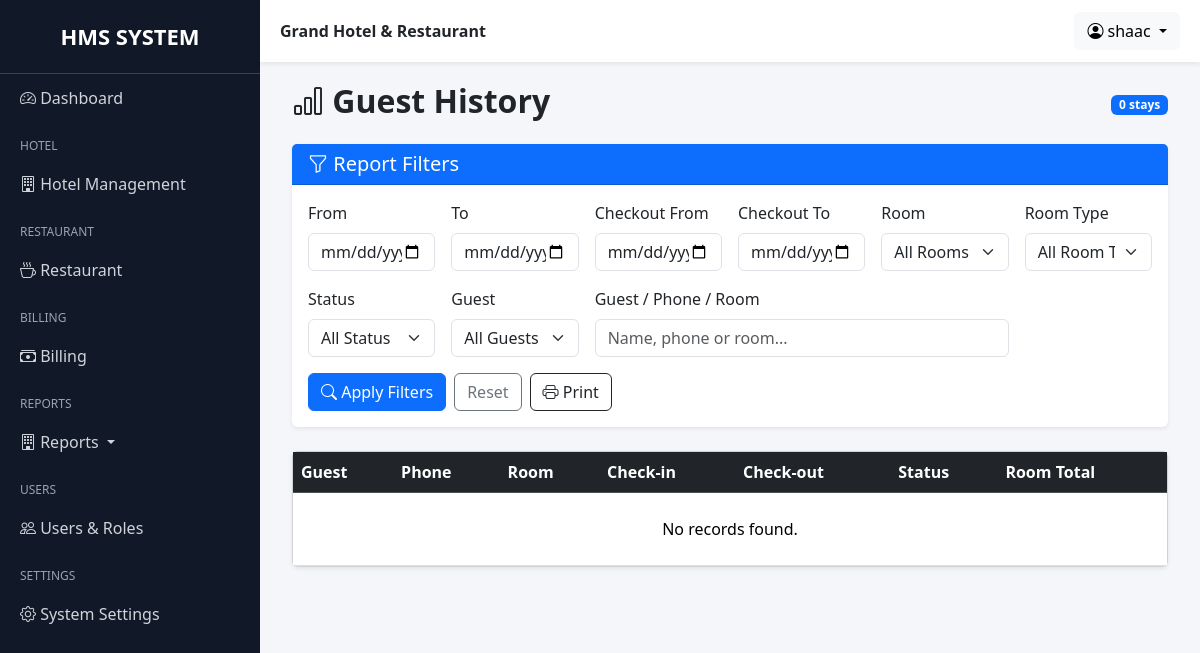
Before: /grand/reports/guest-history/ (signed in) with the older database file.
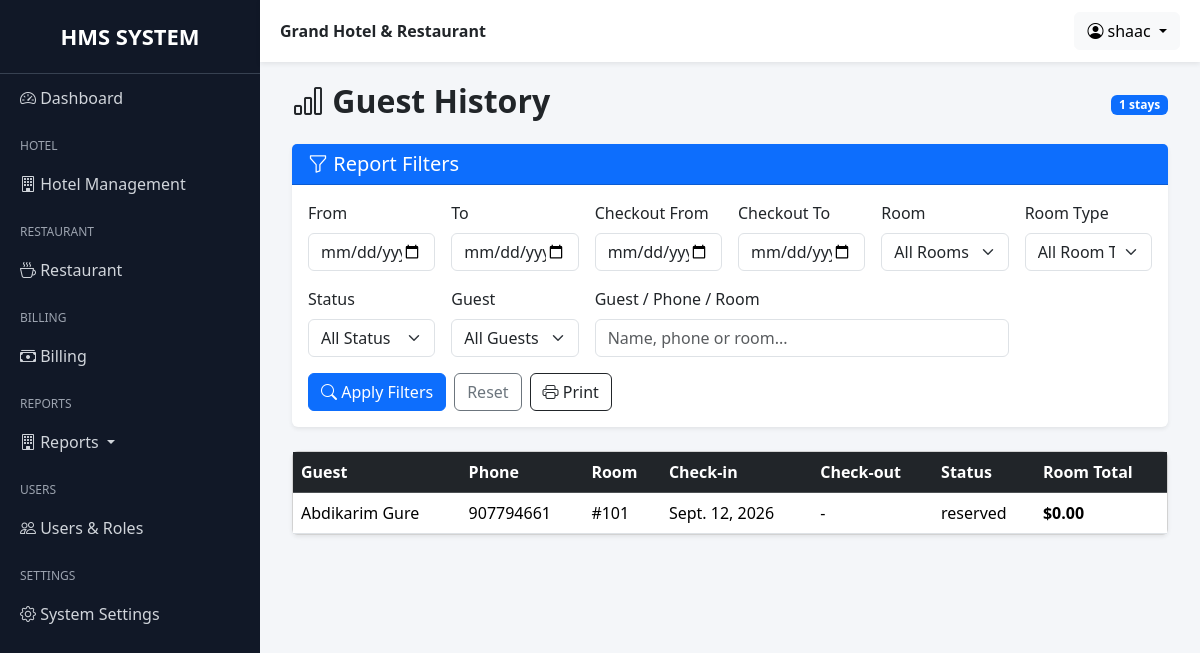
After: the same page with the newer database file.
### hotel/models.py (models this page shows, shortened)
class Booking(models.Model):
    BOOKING_STATUS = (
        ("reserved", "Reserved"),
        ("checked_in", "Checked In"),
        ("checked_out", "Checked Out"),
        ("cancelled", "Cancelled"),
    )
    guest = models.ForeignKey(Guest, on_delete=models.PROTECT)
    room = models.ForeignKey(Room, on_delete=models.PROTECT)
    check_in = models.DateField()
    check_out = models.DateField(blank=True, null=True)
    status = models.CharField(max_length=20, default="checked_in")
    with_ac = models.BooleanField(default=False)
    room_price = models.DecimalField(max_digits=8, decimal_places=2, blank=True, null=True)
    actual_check_in_at = models.DateTimeField(null=True, blank=True)
    actual_check_out_at = models.DateTimeField(null=True, blank=True)
    late_checkout_approved = models.BooleanField(default=False)
    late_checkout_charge = models.DecimalField(max_digits=8, decimal_places=2, default=Decimal("0.00"))
    created = models.DateTimeField(auto_now_add=True)
    created_by = models.ForeignKey(User, on_delete=models.SET_NULL, null=True, blank=True)
    updated = models.DateTimeField(auto_now=True)
    updated_by = models.ForeignKey(
        User, on_delete=models.SET_NULL, null=True, blank=True,
        related_name="booking_updated_by"
    )
    @property
    def stays(self):
        return self.room_stays.select_related("room").order_by("start_date", "id")
    @property
    def room_total(self):
        stays = list(self.stays)
        if stays:
            total = sum((s.total for s in stays), Decimal("0.00"))
            if self.status == "checked_in":
                total = self.room_total_as_of(timezone.now().date())
            return total
        return (Decimal(self.days) * (self.room_price or Decimal("0.00")))

class Guest(models.Model):
    first_name = models.CharField(max_length=100)
    last_name = models.CharField(max_length=100)
    phone = models.CharField(max_length=20)
    email = models.EmailField(blank=True, null=True)
    address = models.CharField(max_length=200, blank=True)
    created = models.DateTimeField(auto_now_add=True, blank=True, null=True)
    created_by = models.ForeignKey(User, on_delete=models.SET_NULL, null=True, blank=True)
    def __str__(self):
        return f"{self.first_name} {self.last_name}"

class Room(models.Model):
    ROOM_TYPES = (
        ("single", "Single"),
        ("double", "Double"),
        ("suite", "Suite"),
    )
    ROOM_STATUS = (
        ("available", "Available"),
        ("reserved", "Reserved"),
        ("occupied", "Occupied"),
        ("cleaning", "Cleaning"),
        ("maintenance", "Maintenance"),
        ("out_of_order", "Out of Order"),
    )
    number = models.IntegerField(unique=True)
    room_type = models.CharField(max_length=20, choices=ROOM_TYPES)
    price = models.DecimalField(max_digits=8, decimal_places=2)
    price_with_ac = models.DecimalField(max_digits=8, decimal_places=2)
    is_available = models.BooleanField(default=True)
    status = models.CharField(max_length=20, choices=ROOM_STATUS, default="available")
    created = models.DateTimeField(auto_now_add=True, blank=True, null=True)
    created_by = models.ForeignKey(User, on_delete=models.SET_NULL, null=True, blank=True)
    def __str__(self):
        return f"{self.number}"

class RoomStay(models.Model):
    booking = models.ForeignKey(Booking, on_delete=models.CASCADE, related_name="room_stays")
    room = models.ForeignKey(Room, on_delete=models.PROTECT, related_name="booking_stays")
    start_date = models.DateField()
    end_date = models.DateField(null=True, blank=True)
    rate = models.DecimalField(max_digits=10, decimal_places=2)
    with_ac = models.BooleanField(default=False)
    note = models.CharField(max_length=255, blank=True)
    created = models.DateTimeField(auto_now_add=True)
    class Meta:
        ordering = ["start_date", "id"]
        constraints = [
            models.UniqueConstraint(
                fields=["booking", "start_date"],
                name="unique_booking_roomstay_start",
            )
        ]
    @property
    def nights(self):
        end = self.end_date or timezone.now().date()
        return max((end - self.start_date).days, 0)
    @property
    def total(self):
        return Decimal(self.nights) * self.rate

### reports/views.py (the view)
class GuestHistoryReportView(HotelReportBase):
    template_name = "reports/hotel/guest_history.html"
    def get_context_data(self, **kwargs):
        c = super().get_context_data(**kwargs)
        form, qs = self.filtered_bookings()
        c.update({"form": form, "bookings": qs.order_by("-check_in"), "total_bookings": qs.count()})
        return c

### accounts/mixins.py (called while the page is built)
    def dispatch(self, request, *args, **kwargs):
        if not request.user.is_authenticated:
            return redirect("login")
        if not hasattr(request.user, "userprofile"):
            return redirect("no_permission")
        if request.user.userprofile.role not in self.allowed_roles:
            return redirect("no_permission")
        return super().dispatch(request, *args, **kwargs)

### reports/views.py (called while the page is built, shortened)
    def filtered_bookings(self):
        form = ReportFilterForm(self.request.GET or None)
        qs = Booking.objects.select_related("guest", "room").prefetch_related("room_stays")
        return form, qs.distinct()

### templates/reports/hotel/guest_history.html (shortened to what this page needs)
{% extends "base.html" %}
{% block content %}
<div class="container-fluid">
  <div class="d-flex justify-content-between align-items-center mb-3">
    <h2 class="fw-bold"><i class="bi bi-bar-chart"></i> Guest History</h2>
    <span class="badge text-bg-primary">{{ total_bookings }} stays</span>
  </div>
  {% include "reports/includes/report_filter.html" %}
  <div class="card shadow-sm"><div class="table-responsive">
    <table class="table table-hover align-middle mb-0">
      <thead class="table-dark"><tr><th>Guest</th><th>Phone</th><th>Room</th><th>Check-in</th><th>Check-out</th><th>Status</th><th>Room Total</th></tr></thead>
      <tbody>{% for booking in bookings %}<tr>
<td>{{ booking.guest }}</td><td>{{ booking.guest.phone }}</td><td>#{{ booking.room.number }}</td>
<td>{{ booking.check_in }}</td><td>{{ booking.check_out|default:"-" }}</td><td>{{ booking.status }}</td>
<td><strong>${{ booking.room_total|floatformat:2 }}</strong></td>
</tr>{% empty %}<tr><td colspan="7" class="text-center py-4">No records found.</td></tr>{% endfor %}</tbody>
    </table>
  </div></div>
</div>
{% endblock %}

Changed rows visible on the page:
added Booking: guest "Abdikarim Gure", guest.phone "907794661", room.number "101", check_in "Sept. 12, 2026", check_out "-", status "reserved", room_total "0.00"
Other visible differences:
{{ total_bookings }}: "0" → "1"
text no longer shown: "No records found."
